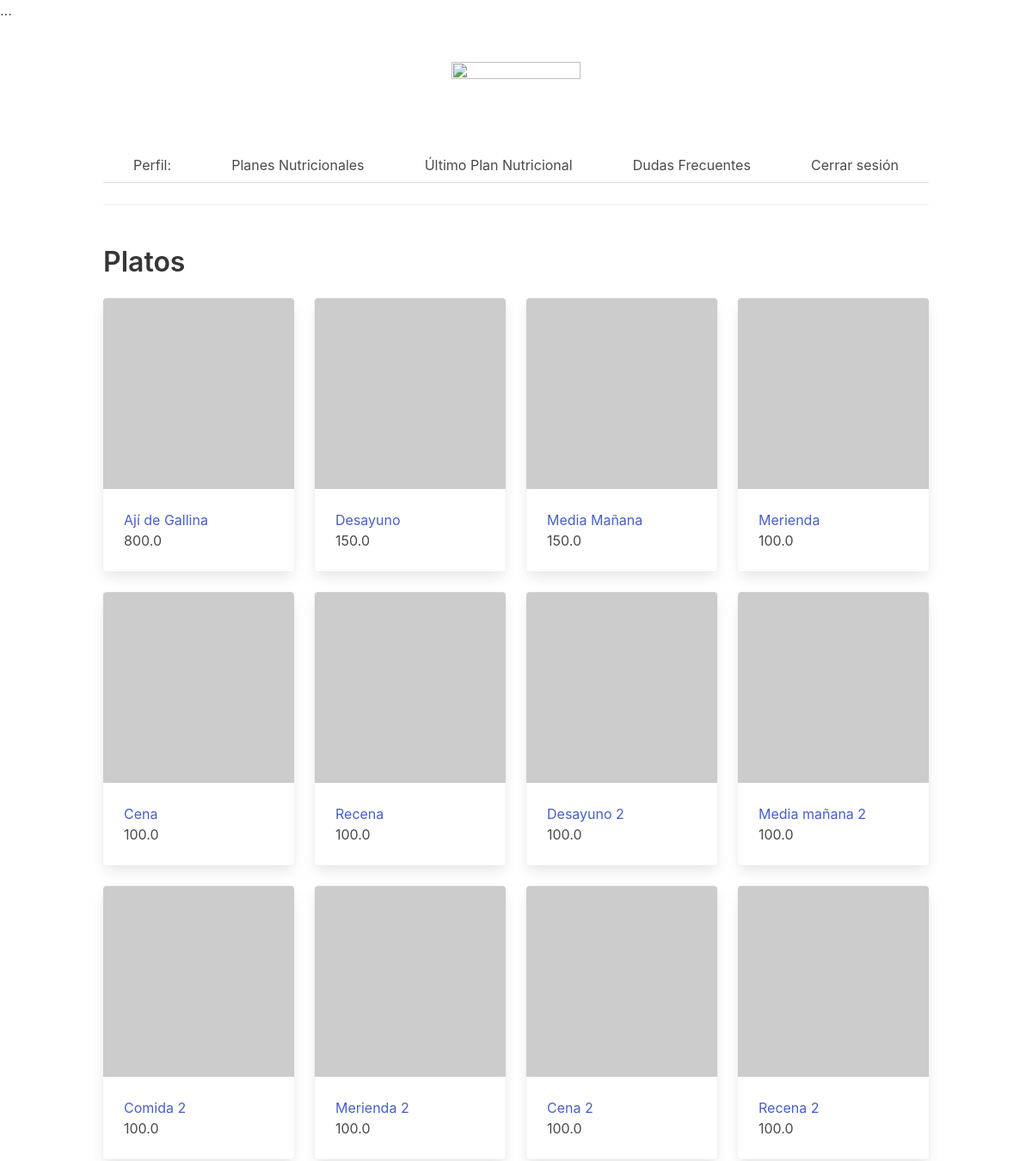
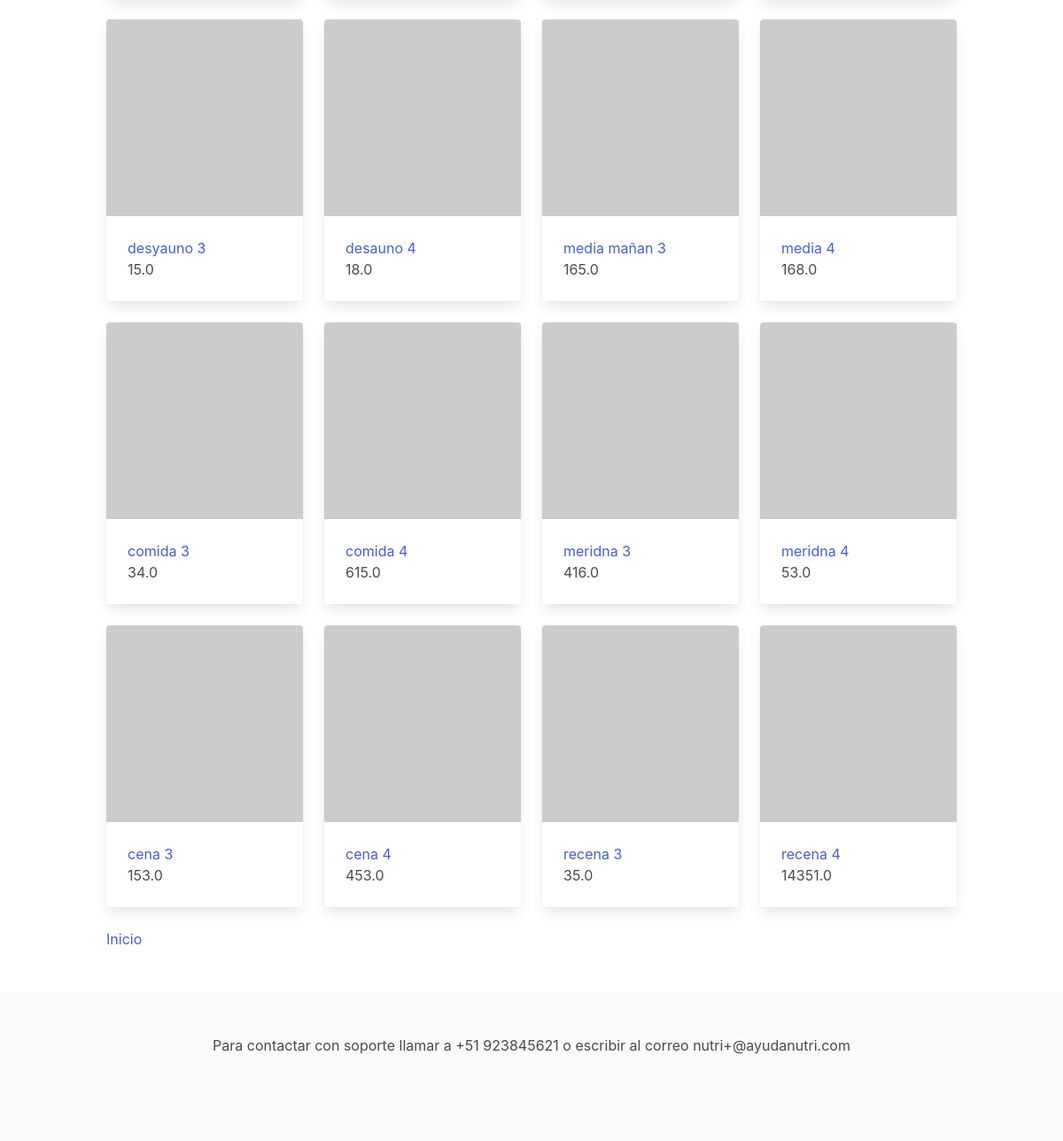
The app's page /platos (signed in) with its own data (2 pictures, top to bottom).
### main/models.py (models this page shows, shortened)
class Plato(models.Model):
    categoria = models.ForeignKey('Categoria', on_delete=models.SET_NULL, null=True)
    proveedor = models.ForeignKey('Proveedor', on_delete=models.SET_NULL, null=True)
    nombre = models.CharField(max_length=20)
    ingredientes = models.TextField(blank=True, null=True)
    descripcion = models.TextField()
    receta = models.TextField()
    calorias = models.FloatField(null=True)
    proteinas = models.FloatField(null=True)
    grasas = models.FloatField(null=True)
    carbos = models.FloatField(null=True)
    image = models.ImageField(upload_to="platos", null=True, blank=True)
    alimentacion = models.FloatField(choices=ALIMENTACION_CHOICES, null=True)

### main/views.py (the view)
# urls.py: path('platos', views.PlatoListView.as_view(), name='plato-list'),
class PlatoListView(ListView):
  model = Plato
  template_name = "main/plato_list.html"
  object_list = Plato.objects.all()

### main/templates/main/plato_list.html (shortened to what this page needs)
{% extends "base.html" %}
{% block content %}
<h3 class="title">Platos</h3>
<div class="columns is-multiline">
    {% for plato in object_list %}
        <div class="column is-one-quarter">
                    <div class="card">
                        <div class="card-image">
                            <figure class="image">
                                <img src="{{ producto.images.first.image.url|default:'https://via.placeholder.com/128' }}" alt="Imagen no disponible">
                            </figure>
                        </div>
                        <div class="card-content">
                            <h6>
                                <a href="{% url 'plato-detail' plato.pk %}">
                                    {{ plato.nombre }}
                                </a>
                            </h6>
                            <p> {{ plato.calorias }}</p>
                        </div>
                    </div>
                </div>
            {% empty %}
                <div class="content">
                    &nbsp
                    <h6>Aun no hay platos disponibles.</h6>
                </div>
            {% endfor %}
        </div>
        <ul>
            <li><a href="{% url 'home' %}">Inicio</a></li>
        </ul>
{% endblock %}

### records on screen
Plato: nombre "Ají de Gallina", calorias "800.0"
Plato: nombre "Desayuno", calorias "150.0"
Plato: nombre "Media Mañana", calorias "150.0"
Plato: nombre "Merienda", calorias "100.0"
Plato: nombre "Cena", calorias "100.0"
Plato: nombre "Recena", calorias "100.0"
Plato: nombre "Desayuno 2", calorias "100.0"
Plato: nombre "Media mañana 2", calorias "100.0"
Plato: nombre "Comida 2", calorias "100.0"
Plato: nombre "Merienda 2", calorias "100.0"
Plato: nombre "Cena 2", calorias "100.0"
Plato: nombre "Recena 2", calorias "100.0"
Plato: nombre "desyauno 3", calorias "15.0"
Plato: nombre "desauno 4", calorias "18.0"
Plato: nombre "media mañan 3", calorias "165.0"
Plato: nombre "media 4", calorias "168.0"
Plato: nombre "comida 3", calorias "34.0"
Plato: nombre "comida 4", calorias "615.0"
Plato: nombre "meridna 3", calorias "416.0"
Plato: nombre "meridna 4", calorias "53.0"
Plato: nombre "cena 3", calorias "153.0"
Plato: nombre "cena 4", calorias "453.0"
Plato: nombre "recena 3", calorias "35.0"
Plato: nombre "recena 4", calorias "14351.0"
